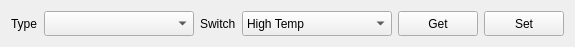
             <widget class="QWidget" name="layoutWidget">
              <property name="geometry">
               <rect>
                <x>0</x>
                <y>170</y>
                <width>548</width>
                <height>30</height>
               </rect>
              </property>
              <layout class="QHBoxLayout" name="horizontalLayout_30">
               <item>
                <widget class="QLabel" name="label_79">
                 <property name="minimumSize">
                  <size>
                   <width>0</width>
                   <height>25</height>
                  </size>
                 </property>
                 <property name="maximumSize">
                  <size>
                   <width>16777215</width>
                   <height>25</height>
                  </size>
                 </property>
                 <property name="text">
                  <string>Type</string>
                 </property>
                </widget>
               </item>
               <item>
                <widget class="QComboBox" name="atrTypeCombo">
                 <property name="minimumSize">
                  <size>
                   <width>150</width>
                   <height>25</height>
                  </size>
                 </property>
                 <property name="maximumSize">
                  <size>
                   <width>16777215</width>
                   <height>25</height>
                  </size>
                 </property>
                </widget>
               </item>
               <item>
                <widget class="QLabel" name="label_80">
                 <property name="minimumSize">
                  <size>
                   <width>0</width>
                   <height>25</height>
                  </size>
                 </property>
                 <property name="maximumSize">
                  <size>
                   <width>16777215</width>
                   <height>25</height>
                  </size>
                 </property>
                 <property name="text">
                  <string>Switch</string>
                 </property>
                </widget>
               </item>
               <item>
                <widget class="QComboBox" name="atrSwitchCombo">
                 <property name="minimumSize">
                  <size>
                   <width>150</width>
                   <height>25</height>
                  </size>
                 </property>
                 <property name="maximumSize">
                  <size>
                   <width>16777215</width>
                   <height>25</height>
                  </size>
                 </property>
                 <property name="currentIndex">
                  <number>0</number>
                 </property>
                 <item>
                  <property name="text">
                   <string>High Temp</string>
                  </property>
                 </item>
                 <item>
                  <property name="text">
                   <string>Low Temp</string>
                  </property>
                 </item>
                 <item>
                  <property name="text">
                   <string>High&amp;Low Temp</string>
                  </property>
                 </item>
                 <item>
                  <property name="text">
                   <string>Off</string>
                  </property>
                 </item>
                </widget>
               </item>
               <item>
                <widget class="QPushButton" name="getAtrOneAlarmInfoBtn">
                 <property name="minimumSize">
                  <size>
                   <width>0</width>
                   <height>25</height>
                  </size>
                 </property>
                 <property name="maximumSize">
                  <size>
                   <width>16777215</width>
                   <height>25</height>
                  </size>
                 </property>
                 <property name="text">
                  <string>Get</string>
                 </property>
                </widget>
               </item>
               <item>
                <widget class="QPushButton" name="setAtrOneAlarmInfoBtn">
                 <property name="minimumSize">
                  <size>
                   <width>0</width>
                   <height>25</height>
                  </size>
                 </property>
                 <property name="maximumSize">
                  <size>
                   <width>16777215</width>
                   <height>25</height>
                  </size>
                 </property>
                 <property name="text">
                  <string>Set</string>
                 </property>
                </widget>
               </item>
               <item>
                <spacer name="horizontalSpacer_25">
                 <property name="orientation">
                  <enum>Qt::Horizontal</enum>
                 </property>
                 <property name="sizeHint" stdset="0">
                  <size>
                   <width>40</width>
                   <height>20</height>
                  </size>
                 </property>
                </spacer>
               </item>
              </layout>
             </widget>
